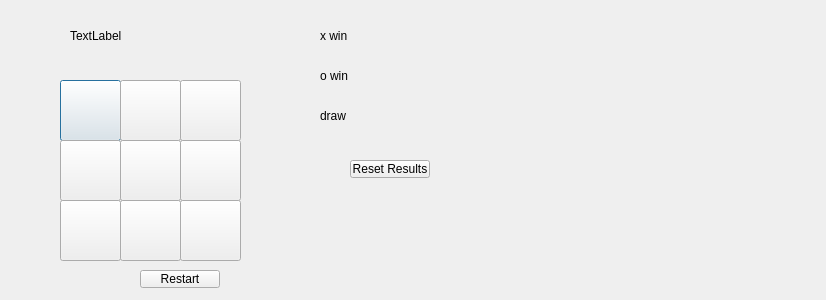
<?xml version="1.0" encoding="UTF-8"?>
<ui version="4.0">
 <class>start</class>
 <widget class="QDialog" name="start">
  <property name="geometry">
   <rect>
    <x>0</x>
    <y>0</y>
    <width>826</width>
    <height>300</height>
   </rect>
  </property>
  <property name="windowTitle">
   <string>Dialog</string>
  </property>
  <widget class="QPushButton" name="b1">
   <property name="geometry">
    <rect>
     <x>60</x>
     <y>80</y>
     <width>61</width>
     <height>61</height>
    </rect>
   </property>
   <property name="text">
    <string/>
   </property>
  </widget>
  <widget class="QPushButton" name="b2">
   <property name="geometry">
    <rect>
     <x>120</x>
     <y>80</y>
     <width>61</width>
     <height>61</height>
    </rect>
   </property>
   <property name="text">
    <string/>
   </property>
  </widget>
  <widget class="QPushButton" name="b3">
   <property name="geometry">
    <rect>
     <x>180</x>
     <y>80</y>
     <width>61</width>
     <height>61</height>
    </rect>
   </property>
   <property name="text">
    <string/>
   </property>
  </widget>
  <widget class="QPushButton" name="b9">
   <property name="geometry">
    <rect>
     <x>180</x>
     <y>200</y>
     <width>61</width>
     <height>61</height>
    </rect>
   </property>
   <property name="text">
    <string/>
   </property>
  </widget>
  <widget class="QPushButton" name="b8">
   <property name="geometry">
    <rect>
     <x>120</x>
     <y>200</y>
     <width>61</width>
     <height>61</height>
    </rect>
   </property>
   <property name="text">
    <string/>
   </property>
  </widget>
  <widget class="QPushButton" name="b7">
   <property name="geometry">
    <rect>
     <x>60</x>
     <y>200</y>
     <width>61</width>
     <height>61</height>
    </rect>
   </property>
   <property name="text">
    <string/>
   </property>
  </widget>
  <widget class="QPushButton" name="b6">
   <property name="geometry">
    <rect>
     <x>180</x>
     <y>140</y>
     <width>61</width>
     <height>61</height>
    </rect>
   </property>
   <property name="text">
    <string/>
   </property>
  </widget>
  <widget class="QPushButton" name="b5">
   <property name="geometry">
    <rect>
     <x>120</x>
     <y>140</y>
     <width>61</width>
     <height>61</height>
    </rect>
   </property>
   <property name="text">
    <string/>
   </property>
  </widget>
  <widget class="QPushButton" name="b4">
   <property name="geometry">
    <rect>
     <x>60</x>
     <y>140</y>
     <width>61</width>
     <height>61</height>
    </rect>
   </property>
   <property name="text">
    <string/>
   </property>
  </widget>
  <widget class="QPushButton" name="Restart">
   <property name="geometry">
    <rect>
     <x>140</x>
     <y>270</y>
     <width>80</width>
     <height>18</height>
    </rect>
   </property>
   <property name="text">
    <string>Restart</string>
   </property>
  </widget>
  <widget class="QLabel" name="label">
   <property name="geometry">
    <rect>
     <x>70</x>
     <y>20</y>
     <width>221</width>
     <height>31</height>
    </rect>
   </property>
   <property name="text">
    <string>TextLabel</string>
   </property>
  </widget>
  <widget class="QLabel" name="label_2">
   <property name="geometry">
    <rect>
     <x>400</x>
     <y>20</y>
     <width>31</width>
     <height>31</height>
    </rect>
   </property>
   <property name="text">
    <string/>
   </property>
  </widget>
  <widget class="QLabel" name="label_3">
   <property name="geometry">
    <rect>
     <x>400</x>
     <y>60</y>
     <width>41</width>
     <height>31</height>
    </rect>
   </property>
   <property name="text">
    <string/>
   </property>
  </widget>
  <widget class="QLabel" name="label_4">
   <property name="geometry">
    <rect>
     <x>400</x>
     <y>100</y>
     <width>41</width>
     <height>31</height>
    </rect>
   </property>
   <property name="text">
    <string/>
   </property>
  </widget>
  <widget class="QLabel" name="label_5">
   <property name="geometry">
    <rect>
     <x>320</x>
     <y>30</y>
     <width>37</width>
     <height>12</height>
    </rect>
   </property>
   <property name="text">
    <string>x win</string>
   </property>
  </widget>
  <widget class="QLabel" name="label_6">
   <property name="geometry">
    <rect>
     <x>320</x>
     <y>70</y>
     <width>37</width>
     <height>12</height>
    </rect>
   </property>
   <property name="text">
    <string>o win</string>
   </property>
  </widget>
  <widget class="QLabel" name="label_7">
   <property name="geometry">
    <rect>
     <x>320</x>
     <y>110</y>
     <width>37</width>
     <height>12</height>
    </rect>
   </property>
   <property name="text">
    <string>draw</string>
   </property>
  </widget>
  <widget class="QPushButton" name="pushButton">
   <property name="geometry">
    <rect>
     <x>350</x>
     <y>160</y>
     <width>80</width>
     <height>18</height>
    </rect>
   </property>
   <property name="text">
    <string>Reset Results</string>
   </property>
  </widget>
 </widget>
 <resources/>
 <connections/>
</ui>
